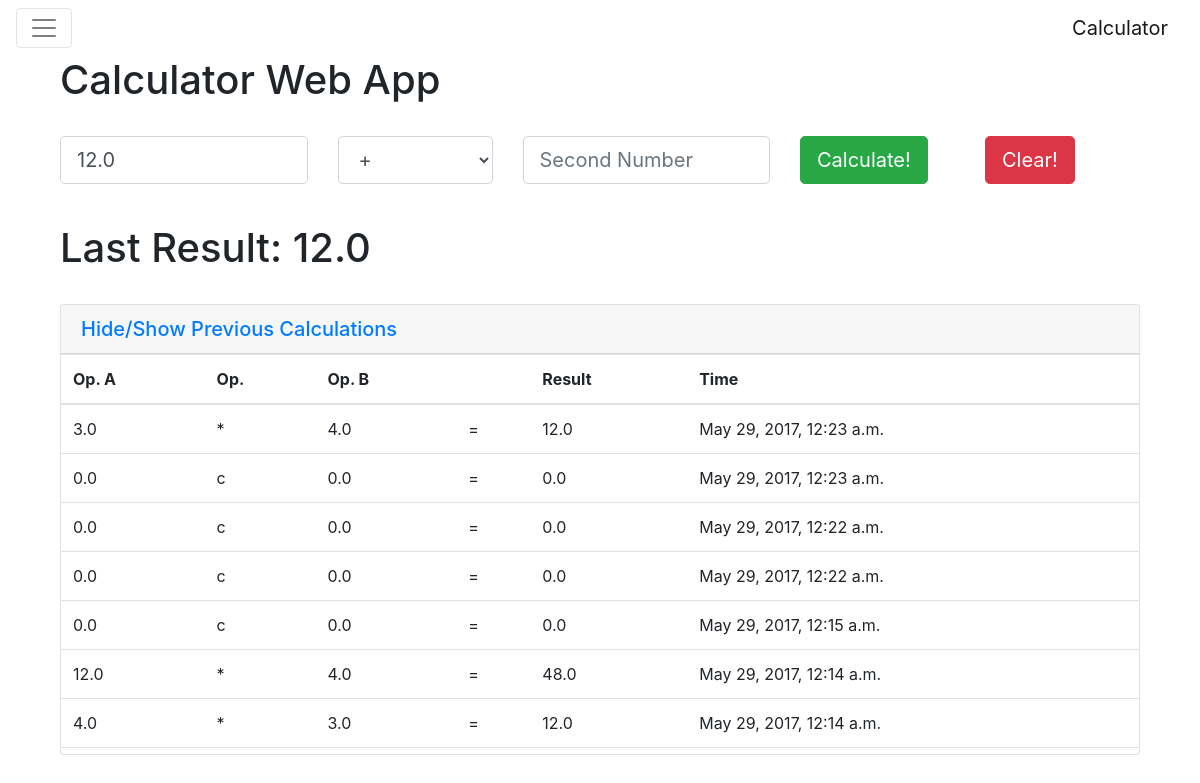
Page /calc/ on the earlier database version.
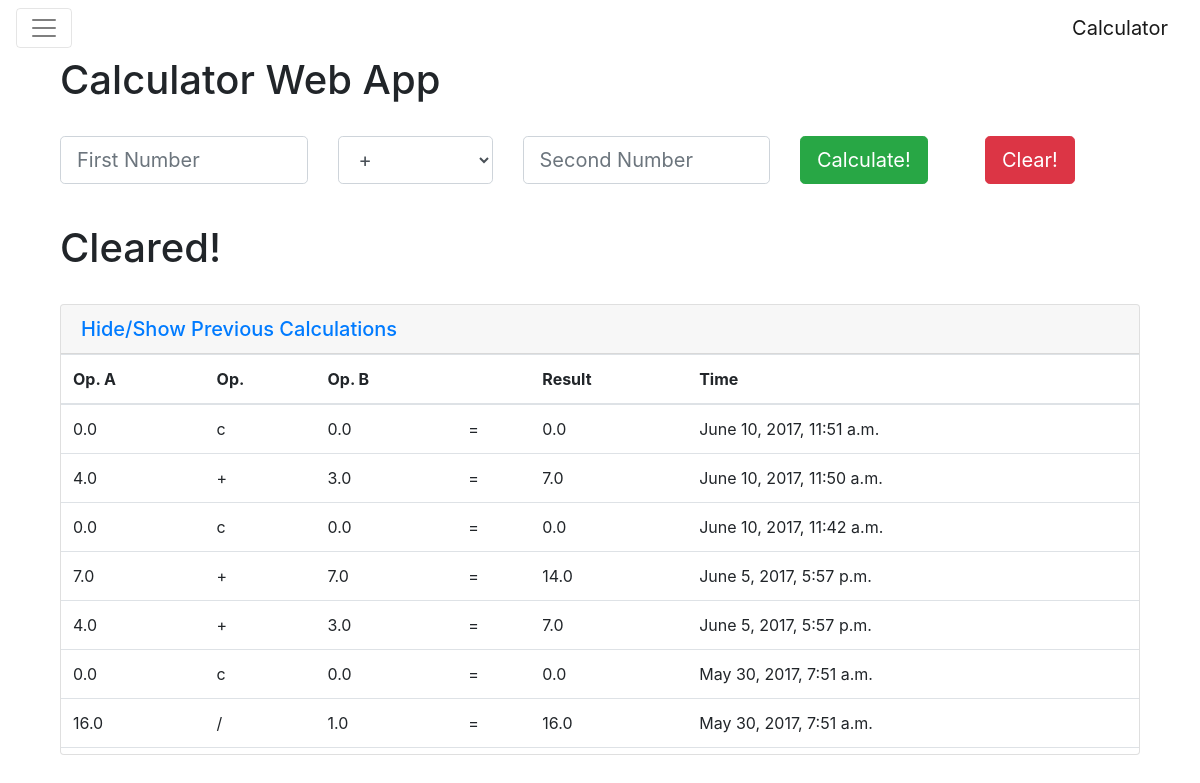
Same page on the later database version.
### calc/models.py (models this page shows, shortened)
class calc_log(models.Model):
    op_a = models.FloatField(null=True)
    op = models.CharField(max_length=200, null=True)
    op_b = models.FloatField(null=True)
    res = models.FloatField(null=True)
    calc_time = models.DateTimeField('date published')

### calc/views.py (the view)
class IndexView(generic.ListView):
    template_name = 'calc/index.html'
    context_object_name = 'calc_log_list'
    def get_queryset(self):
        return calc_log.objects.order_by('-calc_time')

### calc/templates/calc/index.html (shortened to what this page needs)
{% extends "calc/base.html" %}
{% block content %}
<div id="content">
  <div class="container">
    <div class="col-12 col-sm-6">
     <span class="hidden-sm-down not-visible"><h1>Calculator Web App</h1></span>
    </div>
    <br>
    <div class="col-sm-12">
      <form action="/calc/boot_submit/" method="post" class = "row">
        <div class="col-md-3 form-group">
          {% if calc_log_list.0.op != 'c' %}
            <input type="text" class="form-control form-control-lg" name = "op_a" value = "{{calc_log_list.0.res}}" placeholder = "First Number">
          {% else %}
            <input type="text" class="form-control form-control-lg" name = "op_a" placeholder = "First Number">
          {% endif %}
        </div>
        <div class="col-md-2 form-group">
          <select class="form-control form-control-lg" id="op" name ="op">
            <option>+</option>
          </select>
        </div>
        <div class="col-md-3 form-group">
          <input type="text" class="form-control form-control-lg" name = "op_b" placeholder = "Second Number">
        </div>
        <div class="col-md-2 form-group">
          <button type = "submit" class="btn btn-success btn-lg" name = "submit">Calculate!</button>
        </div>
        <div class="col-md-2 form-group">
          <button type = "submit" class="btn btn-danger btn-lg" name = "clear">Clear!</button>
        </div>
      </form><br>
      <div class="col-12 col-sm-6">
        <div class="row">
        {% if calc_log_list.0.op != 'c' %}
        <h1>Last Result: {{calc_log_list.0.res}}</h1>
        {% else %}
        <h1>Cleared!</h1>
        {% endif %}
        </div>
      </div>
      <br>
      <div class="row">
        <div id="accordion" role="tablist" aria-multiselectable="true" class = "col-md-12">
          <div class="card">
            <div class="card-header" role="tab" id="headingOne">
              <h5 class="mb-0">
                <a data-toggle="collapse" data-parent="#accordion" href="#collapseOne" aria-expanded="true" aria-controls="collapseOne">
                  Hide/Show Previous Calculations
                </a>
              </h5>
            </div>
            <div id="collapseOne" class="collapse show" role="tabpanel" aria-labelledby="headingOne">
              <div class="card-block set_scroll">
                <table class="table">
                  <thead>
                      <th>Op. A</th>
                      <th>Op. </th>
                      <th>Op. B</th>
                      <th></th>
                      <th>Result</th>
                      <th>Time</th>
                  </thead>
                  <tbody>
                    {% for log in calc_log_list %}
                    <tr>
                        <td>{{log.op_a}}</td>
                        <td>{{log.op}}</td>
                        <td>{{log.op_b}}</td>
                        <td>=</td>
                        <td>{{log.res}}</td>
                        <td>{{log.calc_time}}</td>
                    </tr>
                    {% endfor %}
                  </tbody>
                </table>
              </div>
            </div>
          </div>
        </div>
      </div>
    </div>
  </div>
</div>
{% endblock %}

Differences in the rows shown:
no longer on this page (row unchanged): calc_log: op_a "12.0", res "12.0", op_a "3.0", op "*", op_b "4.0", calc_time "May 29, 2017, 12:23 a.m."
no longer on this page (row unchanged): calc_log: op_a "0.0", op "c", op_b "0.0", res "0.0", calc_time "May 29, 2017, 12:23 a.m."
no longer on this page (row unchanged): calc_log: op_a "0.0", op "c", op_b "0.0", res "0.0", calc_time "May 29, 2017, 12:22 a.m."
no longer on this page (row unchanged): calc_log: op_a "0.0", op "c", op_b "0.0", res "0.0", calc_time "May 29, 2017, 12:22 a.m."
no longer on this page (row unchanged): calc_log: op_a "0.0", op "c", op_b "0.0", res "0.0", calc_time "May 29, 2017, 12:15 a.m."
no longer on this page (row unchanged): calc_log: op_a "12.0", op "*", op_b "4.0", res "48.0", calc_time "May 29, 2017, 12:14 a.m."
no longer on this page (row unchanged): calc_log: op_a "4.0", op "*", op_b "3.0", res "12.0", calc_time "May 29, 2017, 12:14 a.m."
added calc_log: op_a "0.0", op "c", op_b "0.0", res "0.0", calc_time "June 10, 2017, 11:51 a.m."
added calc_log: op_a "4.0", op "+", op_b "3.0", res "7.0", calc_time "June 10, 2017, 11:50 a.m."
added calc_log: op_a "0.0", op "c", op_b "0.0", res "0.0", calc_time "June 10, 2017, 11:42 a.m."
added calc_log: op_a "7.0", op "+", op_b "7.0", res "14.0", calc_time "June 5, 2017, 5:57 p.m."
added calc_log: op_a "4.0", op "+", op_b "3.0", res "7.0", calc_time "June 5, 2017, 5:57 p.m."
added calc_log: op_a "0.0", op "c", op_b "0.0", res "0.0", calc_time "May 30, 2017, 7:51 a.m."
added calc_log: op_a "16.0", op "/", op_b "1.0", res "16.0", calc_time "May 30, 2017, 7:51 a.m."
Other differences:
text no longer shown: "Last Result:"
text now shown: "Cleared!"
